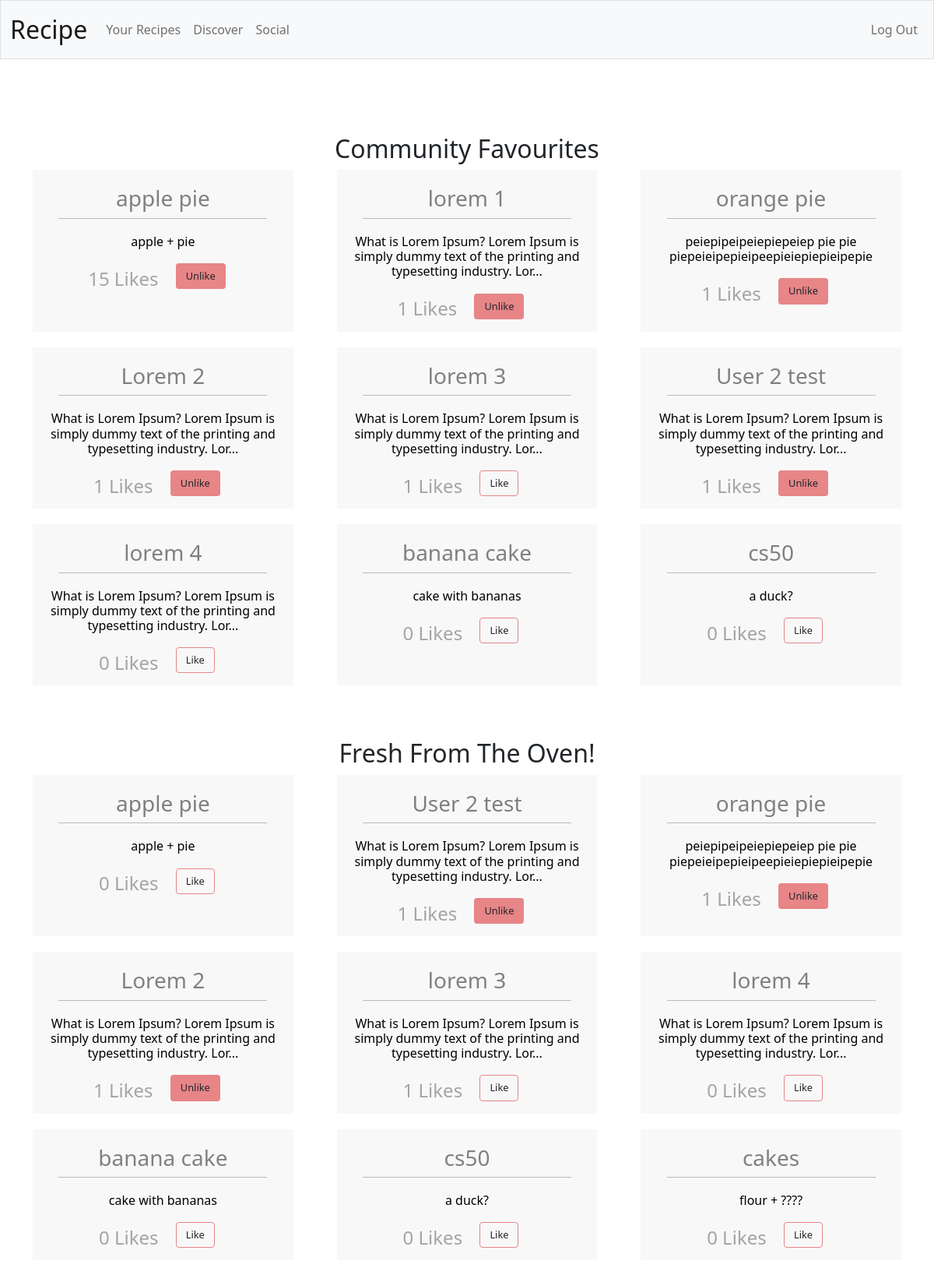
Page /social (signed in) on the committed database.
### tables this page shows
CREATE TABLE 'recipes' ('userid' INTEGER NOT NULL, 'recipename' TEXT,'recipe' TEXT, 'recipeid'  INTEGER PRIMARY KEY  , 'likes' INTEGER DEFAULT 0,'date' DATETIME DEFAULT CURRENT_DATE  , 'datetime'  DATETIME DEFAULT CURRENT_TIME  );

### app.py (the view)
@app.route('/social', methods=["GET", "POST"])
@login_required
def social():
    if request.method == "POST":
        userrecipes = db.execute("SELECT recipename, recipe, recipeid, likes FROM recipes ORDER BY likes DESC LIMIT 9")
        userrec = [{"recipename": row["recipename"], "recipe": row["recipe"], "recipeid": row["recipeid"], "likes":row["likes"]} for row in userrecipes]
        userliked = db.execute("SELECT recipeid FROM 'like' WHERE userid = ?", session["user_id"])
        userlikelist = [row["recipeid"] for row in userliked]
        formrecipeid = request.form["recipeid"]
        formrecipeid = int(formrecipeid)
        newrecipes = db.execute("SELECT recipename, recipe, recipeid, likes FROM recipes ORDER BY date, datetime DESC LIMIT 9")
        newrec = [{"recipename": row["recipename"], "recipe": row["recipe"], "recipeid": row["recipeid"], "likes":row["likes"]} for row in newrecipes]
        if formrecipeid in userlikelist:
            db.execute("DELETE FROM 'like' WHERE userid = ? AND recipeid = ?", session["user_id"], formrecipeid)
            db.execute("UPDATE 'recipes' SET likes = likes - 1 WHERE recipeid = ?", formrecipeid)
        else:
            db.execute("INSERT INTO 'like' (userid, recipeid) VALUES (?, ?)", session["user_id"], formrecipeid)
            db.execute("UPDATE 'recipes' SET likes = likes + 1 WHERE recipeid = ?", formrecipeid)
        userrecipes = db.execute("SELECT recipename, recipe, recipeid, likes FROM recipes ORDER BY likes DESC LIMIT 9")
        userrec = [{"recipename": row["recipename"], "recipe": row["recipe"], "recipeid": row["recipeid"], "likes":row["likes"]} for row in userrecipes]
        userliked = db.execute("SELECT recipeid FROM 'like' WHERE userid = ?", session["user_id"])
        userlikelist = [row["recipeid"] for row in userliked]
        formrecipeid = request.form["recipeid"]
        newrecipes = db.execute("SELECT recipename, recipe, recipeid, likes FROM recipes ORDER BY date, datetime DESC LIMIT 9")
        newrec = [{"recipename": row["recipename"], "recipe": row["recipe"], "recipeid": row["recipeid"], "likes":row["likes"]} for row in newrecipes]
        return render_template("social.html", userrec=userrec, userlikelist=userlikelist, newrec=newrec)
    else:
        userrecipes = db.execute("SELECT recipename, recipe, recipeid, likes FROM recipes ORDER BY likes DESC LIMIT 9")
        userrec = [{"recipename": row["recipename"], "recipe": row["recipe"], "recipeid": row["recipeid"], "likes":row["likes"]} for row in userrecipes]
        userliked = db.execute("SELECT recipeid FROM 'like' WHERE userid = ?", session["user_id"])
        userlikelist = [row["recipeid"] for row in userliked]
        newrecipes = db.execute("SELECT recipename, recipe, recipeid, likes FROM recipes ORDER BY date, datetime DESC LIMIT 9")
        newrec = [{"recipename": row["recipename"], "recipe": row["recipe"], "recipeid": row["recipeid"], "likes":row["likes"]} for row in newrecipes]
        return render_template("social.html", userrec=userrec, userlikelist=userlikelist, newrec=newrec)

### app.py (called while the page is built)
@app.after_request
def after_request(response):
    response.headers["Cache-Control"] = "no-cache, no-store, must-revalidate"
    response.headers["Expires"] = 0
    response.headers["Pragma"] = "no-cache"
    return response

### helpers.py (called while the page is built)
def login_required(f):
    @wraps(f)
    def decorated_function(*args, **kwargs):
        if session.get("user_id") is None:
            return redirect("/login")
        return f(*args, **kwargs)
    return decorated_function

### templates/social.html (shortened to what this page needs)
{% extends "layout.html" %}
{% block main %}
    <div>
        <div class="container index-container">
        <h2>Community Favourites</h2>
        {% if userrec %}
        <div class="indexrecipes-container">
            {% for rows in userrec %}
            <div class="indexrecipe-block">
            <a href="{{ url_for('expanded_text', recipename=rows['recipename'], recipe=rows['recipe']) }}" target="_blank">
                <div class="indexrecipe-name">
                    <h3>{{ rows['recipename'][:15] }}{% if rows['recipename']|length > 15 %}...{% endif %}</h3>
                </div>
                <hr>
                <div class="indexrecipe-instruction">
                    <h4>{{ rows['recipe'][:100] }}{% if rows['recipe']|length > 100 %}...{% endif %}</h4>
                </div>
                <div class="socialrow">
                    <h4 class="inline">{{ rows['likes'] }} Likes    </h4>
                <form action="/social" method="POST" class="inline likebutton">
                    {% if rows['recipeid'] in userlikelist %}
                    <button class="btn btn-tertiary unlike" type="submit">Unlike</button>
                    {% else %}
                    <button class="btn btn-tertiary like" type="submit">Like</button>
                    {% endif %}
                </form>
                </div>
            </a>
            </div>
            {% endfor %}
        </div>
        {% endif %}
        </div>
    </div>
    <div>
        <div class="container index-container">
        <h2>Fresh From The Oven!</h2>
        {% if newrec %}
        <div class="indexrecipes-container">
            {% for rows in newrec %}
            <div class="indexrecipe-block">
            <a href="{{ url_for('expanded_text', recipename=rows['recipename'], recipe=rows['recipe']) }}" target="_blank">
                <div class="indexrecipe-name">
                    <h3>{{ rows['recipename'][:15] }}{% if rows['recipename']|length > 15 %}...{% endif %}</h3>
                </div>
                <hr>
                <div class="indexrecipe-instruction">
                    <h4>{{ rows['recipe'][:100] }}{% if rows['recipe']|length > 100 %}...{% endif %}</h4>
                </div>
                <div class="socialrow">
                    <h4 class="inline">{{ rows['likes'] }} Likes    </h4>
                <form action="/social" method="POST" class="inline likebutton">
                    {% if rows['recipeid'] in userlikelist %}
                    <button class="btn btn-tertiary unlike" type="submit">Unlike</button>
                    {% else %}
                    <button class="btn btn-tertiary like" type="submit">Like</button>
                    {% endif %}
                </form>
                </div>
            </a>
            </div>
            {% endfor %}
        </div>
        {% endif %}
        </div>
    </div>
{% endblock %}

### templates/layout.html (shortened to what this page needs)
<!DOCTYPE html>
<html lang="en">
    <head>
        <link href="https://cdn.jsdelivr.net/npm/bootstrap@5.1.3/dist/css/bootstrap.min.css" rel="stylesheet">
        <link href="/static/styles.css" rel="stylesheet">
    </head>
    <body>
        <nav class="bg-light border navbar navbar-expand-md navbar-light">
            <div class="container-fluid">
                <a class="navbar-brand" href="/"><span>Recipe</span></a>
                <div class="collapse navbar-collapse" id="navbar">
                    {% if session["user_id"] %}
                        <ul class="navbar-nav me-auto mt-2 mb-2">
                            <li class="nav-item"><a class="nav-link" href="/">Your Recipes</a></li>
                            <li class="nav-item"><a class="nav-link" href="/discover">Discover</a></li>
                            <li class="nav-item"><a class="nav-link" href="/social">Social</a></li>
                        </ul>
                        <ul class="navbar-nav ms-auto mt-2 mb-2">
                            <li class="nav-item"><a class="nav-link" href="/logout">Log Out</a></li>
                        </ul>
                    {% else %}
                        <ul class="navbar-nav ms-auto mt-2 mb-2">
                            <li class="nav-item"><a class="nav-link" href="/register">Register</a></li>
                            <li class="nav-item"><a class="nav-link" href="/login">Log In</a></li>
                        </ul>
                    {% endif %}
                </div>
            </div>
        </nav>
        <main class="container-fluid py-5 text-center">
            {% block main %}{% endblock %}
        </main>
    </body>
</html>

### static/styles.css (style rules this page uses)
nav .navbar-brand { font-size: xx-large; }
a { text-decoration: none; }
form { display: flex; flex-direction: column; align-items: center; justify-content: center; width: 100%; max-width: 600px; margin: 0 auto; }
.index-container { display: flex; justify-content: center; align-items: center; flex-direction: column; margin-top:3rem; margin-bottom:3rem; }
.indexrecipes-container { width: 100%; display: flex; flex-wrap: wrap; justify-content: space-between; }
hr { color:black; width:80%; margin: 0 auto; }
.indexrecipe-block { width: 30%; display: inline-block; margin-bottom: 20px; padding-top: 20px; background-color:#F8F8F8; color: white; text-align: center; display: grid; }
.indexrecipe-name { text-align: center; color: grey; width: 100%; overflow: hidden; text-overflow: ellipsis; white-space: nowrap; }
.indexrecipe-instruction h4 { font-size:1rem; margin-top: 10px; color: black; text-align: center; padding: 10px; }
.inline { display:inline; }
.socialrow h4 { color:#A4A4A4; }
.like { border-color:#E78587; font-size:0.8rem; margin-bottom:1rem; margin-top:auto; }
.unlike { background-color:#E78587; font-size:0.8rem; margin-bottom:1rem; margin-top:auto; }
.likebutton { margin:1rem; }

### rows in the picture
recipes: recipename "apple pie", recipe "apple + pie", likes "15", shows "Unlike"
recipes: recipename "lorem 1", recipe "What is Lorem Ipsum? Lorem Ipsum is simply dummy text of the printing and typesetting industry. Lor", likes "1", shows "Unlike"
recipes: recipename "orange pie", recipe "peiepipeipeiepiepeiep pie pie piepeieipepieipeepieiepiepieipepie", likes "1", shows "Unlike"
recipes: recipename "Lorem 2", recipe "What is Lorem Ipsum? Lorem Ipsum is simply dummy text of the printing and typesetting industry. Lor", likes "1", shows "Unlike"
recipes: recipename "lorem 3", recipe "What is Lorem Ipsum? Lorem Ipsum is simply dummy text of the printing and typesetting industry. Lor", likes "1", shows "Like"
recipes: recipename "User 2 test", recipe "What is Lorem Ipsum? Lorem Ipsum is simply dummy text of the printing and typesetting industry. Lor", likes "1", shows "Unlike"
recipes: recipename "lorem 4", recipe "What is Lorem Ipsum? Lorem Ipsum is simply dummy text of the printing and typesetting industry. Lor", likes "0", shows "Like"
recipes: recipename "banana cake", recipe "cake with bananas", likes "0", shows "Like"
recipes: recipename "cs50", recipe "a duck?", likes "0", shows "Like"
recipes: recipename "apple pie", recipe "apple + pie", likes "0", shows "Like"
recipes: recipename "cakes", recipe "flour + ????", likes "0", shows "Like"
